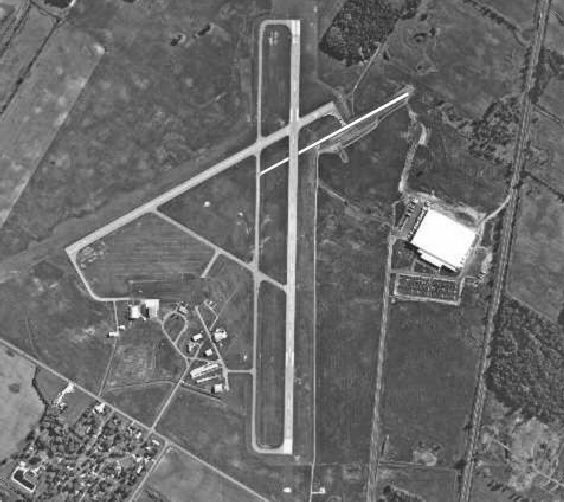
#> input picture Data/Fig1034a.tif, 564 x 502 px, found by its file name
$ jupyter execute 'Leçon_7_Demo_hough.ipynb'   (shell and % lines are left out)
#> lines starting #> are read from the running program, lines starting #| are printed output that depends on the picture; after the words box and inside, x2 and y2 are one past the last pixel; in counts of white or black regions, pixels touching at a corner belong together
<a target="_blank" href="https://colab.research.google.com/github/evaalonsoortiz/ELE8812-demos/blob/main/Demos/Lesson%207/Le%C3%A7on_7_Demo_hough.ipynb">

</a>

# ELE8812 - Segmentation

## Démo :  Transformée de Hough

### Référence: DIP 4e édition, Chapitre 10, « Global Processing Using the Hough Transform » p.737

Dans ce démo, la transformée de Hough sera utilisée pour détecter les 2 pistes d’atterrissage d’une image aérienne d’aéroport. La transformée de Hough est une approche globale de détection de formes. Dans ce démo elle sera utilisée pour extraire des lignes droites. La première étape consiste à obtenir une image binaire contenant les contours (valeur de 1) de l’image en utilisant une méthode de détection comme l’algorithme de Canny (voir Leçon_7_Demo_canny). Ensuite, une courbe d’équation  x cos $\theta$ + y cos $\theta$ = $\rho$ est obtenue pour chaque pixel (x,y) de contour. Cette courbe correspond à toutes les lignes droites pouvant passer par ce pixel. Un point dans le plan $\theta$-$\rho$ est associé à une droite dans l’image. Le plan $\theta$-$\rho$ est ensuite discrétisé et la valeur de chaque combinaison ($\theta$,$\rho$) correspond au nombre de courbes passant par ce point. Les points avec les plus grandes valeurs correspondent aux plus grandes lignes droites de l’image.

[cell 1]
import numpy as np
import matplotlib.pyplot as plt
import scipy.io
from skimage.feature import canny
import math
from skimage.transform import hough_line, hough_line_peaks
import cv2
from PIL import Image

from ipywidgets import interact, interactive, fixed, interact_manual
import ipywidgets as widgets

# Option d'affichage
plt.rcParams['figure.figsize'] = (25,10)
plt.rcParams['axes.linewidth'] = 3
plt.rcParams['axes.titlesize'] = 15
plt.rcParams['axes.titlepad'] = 15
plt.rcParams['xtick.labelsize'] = 12
plt.rcParams['ytick.labelsize'] = 12

[cell 2]
im = plt.imread('Repo/Data/Fig1034a.tif')
#> im is the input picture: shape (502, 564); min 19, max 255, mean 106.4
plt.imshow(im, cmap='gray'); plt.title('Image Originale'); plt.axis('off'); plt.show();

## Algorithme de Canny, sigma = 2

L’algorithme de Canny est d’abord appliqué avec `sigma` = 2 pour détecter les pixels faisant partie des contours. Une image binaire est obtenue.

[cell 3]
sigma = 2

[cell 4]
# Canny detection :
# BW = binary image of contour
BW = canny(im, sigma=sigma, low_threshold=None, high_threshold=None)
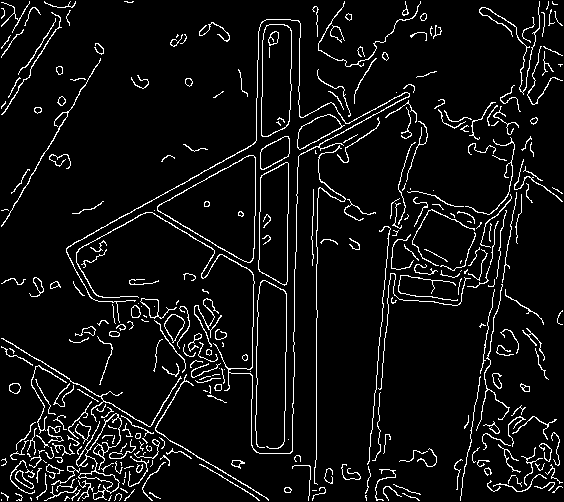
#> BW: shape (502, 564) bool; 6.6% white in thin lines or dots
plt.imshow(BW, cmap='gray'); plt.title('Détection de contours, méthode de Canny, \u03C3 = '+str(sigma)); plt.axis('off'); plt.show();

## Transformée de Hough 1

La transformée de Hough est effectuée (`skimage.transform.hough_line`) et les 2 points où passent le plus de courbes sont extraits (`skimage.transform.hough_line_peaks`). Ces 2 points ont un angle proche de 0. On peut donc s’attendre à ce que les droites correspondantes soient des droites presque parfaitement verticales.

[cell 5]
# h : hough transofrm matrix
# theta: theta
# d : rho
tested_angles = np.linspace(-np.pi / 2, np.pi / 2, 180, endpoint=False)
h, theta, d = hough_line(BW, theta=tested_angles)
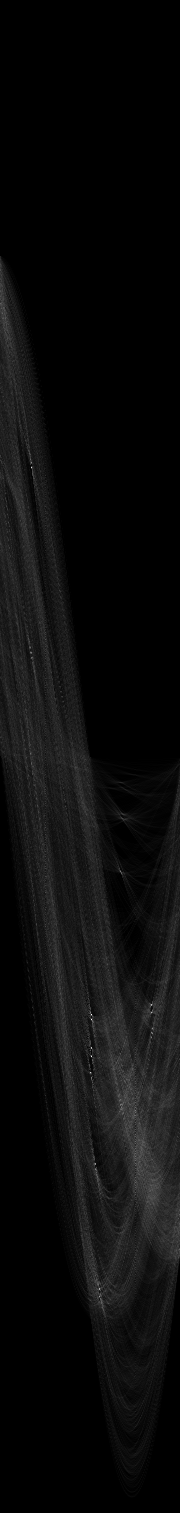
#> h: shape (1513, 180) uint64; min 0, max 270, mean 12.3; drawn with min black and max white
#> theta = 180 values from -1.57 to 1.55; d = 1513 values from -756 to 756

# Find peaks in Hough transform
Npics = 2
bestH, bestTheta, bestD = hough_line_peaks(h, theta, d, num_peaks=Npics, threshold=np.ceil(0.3*np.max(h)).astype(int))
#> bestH = [270, 262]; bestTheta = [0.0175, 0.0175]; bestD = [258, 300]
angle = bestTheta * (180/np.pi)
#> angle = [1, 1]

# plot hough
angle_step = 0.5 * np.diff(theta).mean()
#> angle_step = 0.00873
d_step = 0.5 * np.diff(d).mean()
#> d_step = 0.5
bounds = [np.rad2deg(theta[0] - angle_step),
          np.rad2deg(theta[-1] + angle_step),
          d[-1] + d_step, d[0] - d_step]
#> bounds = [-90.5, 89.5, 756.5, -756.5]
plt.imshow(np.log(1+h)[:,:], extent=bounds, cmap=plt.cm.bone, aspect=1/10)
# plot peaks
plt.plot(angle,bestD, "or")
plt.title('Hough transform and high peaks', fontsize=15)
plt.xlabel('Angle (degree)')
plt.ylabel('Distance (pixel)')
plt.show()
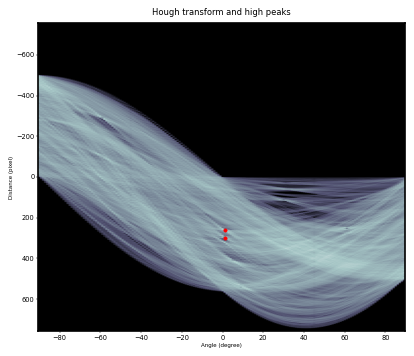
#> figure drawn by matplotlib, 1 panel

Les droites extraites correspondent à une des 2 pistes d’atterrissage ainsi qu’à une route plus étroite parallèle à cette dernière. À noter que cette route est plus longue que l’autre piste d’atterrissage.

[cell 6]
# Plot lines corresponding to high peaks
plt.imshow(im, cmap='gray')

position = []
slope = []

for _, angle, dist in zip(*hough_line_peaks(h, theta, d, num_peaks=Npics, threshold=np.ceil(0.3*np.max(h)).astype(int))):
    (x0, y0) = dist * np.array([np.cos(angle), np.sin(angle)])
    position.append((x0,y0))
    slope.append(np.tan(angle + np.pi/2))
    plt.axline((x0, y0), slope=np.tan(angle + np.pi/2),lw=5,c='r')
    plt.axis('off')
#> this loop made 2 passes
#> (angle, dist, x0, y0) on passes 1 to 2: (0.0175, 258, 258, 4.5), (0.0175, 300, 300, 5.24)
#> after the loop, position = [(258, 4.5), (300, 5.24)]; slope = [-57.29, -57.29]
plt.title("Detection of the main lines")
plt.show()
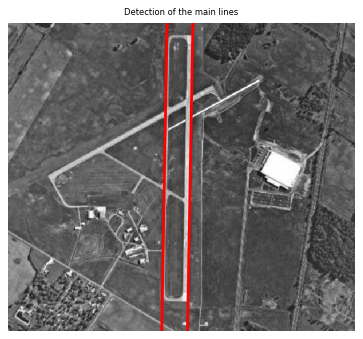
#> figure drawn by matplotlib, 1 panel

## Algorithme de Canny, sigma = 4

Avec un `sigma` = 4, l’algorithme de Canny détecte moins de contours. Les contours de la route étroite précédemment identifiée sont moins bien détectés. Or, les contours des 2 pistes d’atterrissage sont encore assez bien détectés.

[cell 7]
sigma=4

[cell 8]
# Canny detection :
# BW = binary image of contour
BW = canny(im, sigma=sigma, low_threshold=None, high_threshold=None)
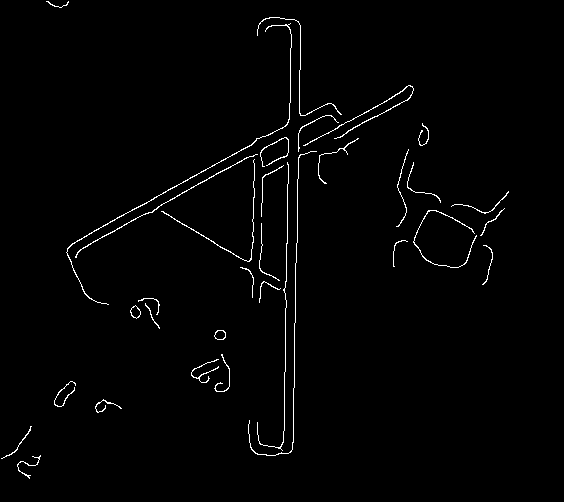
#> BW: shape (502, 564) bool; 1.4% white in thin lines or dots, all inside (x1, y1, x2, y2) = (1, 1, 509, 479)
plt.imshow(BW, cmap='gray'); plt.title('Détection de contours, méthode de Canny, \u03C3 = '+str(sigma)); plt.axis('off'); plt.show();

## Transformée de Hough 2

Puisque moins de pixels ont été identifiés comme étant des contours, la transformée de Hough contient moins de courbes dans le plan $\theta$-$\rho$. Un nouveau point est identifé à +- 60 degrés. Ce point correspond à l’autre piste d’atterrissage.

[cell 9]
# h : hough transofrm matrix
# theta: theta
# d : rho
tested_angles = np.linspace(-np.pi / 2, np.pi / 2, 180, endpoint=False)
#> tested_angles = 180 values from -1.57 to 1.55
h, theta, d = hough_line(BW, theta=tested_angles)
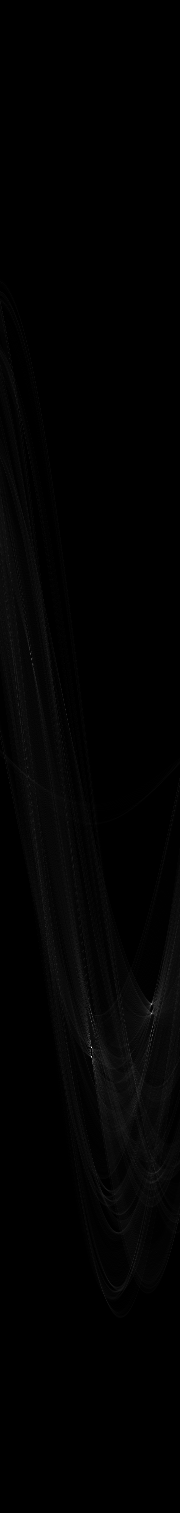
#> h: shape (1513, 180) uint64; min 0, max 278, mean 2.7; drawn with min black and max white

# Find peaks in Hough transform
Npics = 2
bestH, bestTheta, bestD = hough_line_peaks(h, theta, d, num_peaks=Npics, threshold=np.ceil(0.3*np.max(h)).astype(int))
#> bestH = [278, 192]; bestTheta = [0.0175, 1.06]; bestD = [291, 257]
angle = bestTheta * (180/np.pi)
#> angle = [1, 61]

# plot hough
angle_step = 0.5 * np.diff(theta).mean()
d_step = 0.5 * np.diff(d).mean()
bounds = [np.rad2deg(theta[0] - angle_step),
          np.rad2deg(theta[-1] + angle_step),
          d[-1] + d_step, d[0] - d_step]
plt.imshow(np.log(1+h)[:,:], extent=bounds, cmap=plt.cm.bone, aspect=1/10)
# plot peaks
plt.plot(angle,bestD, "or")
plt.title('Hough transform and high peaks', fontsize=15)
plt.xlabel('Angle (degree)')
plt.ylabel('Distance (pixel)')
plt.show()
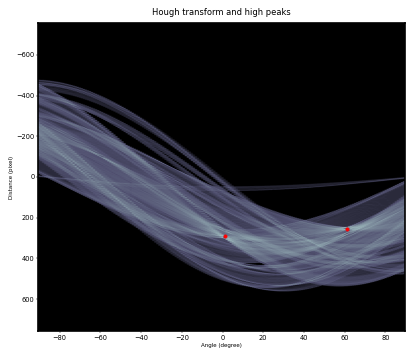
#> figure drawn by matplotlib, 1 panel

[cell 10]
# Plot lines corresponding to high peaks
plt.imshow(im, cmap='gray')

position = []
slope = []

for _, angle, dist in zip(*hough_line_peaks(h, theta, d, num_peaks=Npics, threshold=np.ceil(0.3*np.max(h)).astype(int))):
    (x0, y0) = dist * np.array([np.cos(angle), np.sin(angle)])
    position.append((x0,y0))
    slope.append(np.tan(angle + np.pi/2))
    plt.axline((x0, y0), slope=np.tan(angle + np.pi/2),lw=5,c='r')
    plt.axis('off')
#> this loop made 2 passes
#> (angle, dist, x0, y0) on passes 1 to 2: (0.0175, 291, 291, 5.08), (1.06, 257, 124.6, 224.8)
#> after the loop, position = [(291, 5.08), (124.6, 224.8)]; slope = [-57.29, -0.554]
plt.title("Detection of the main lines")
plt.show()
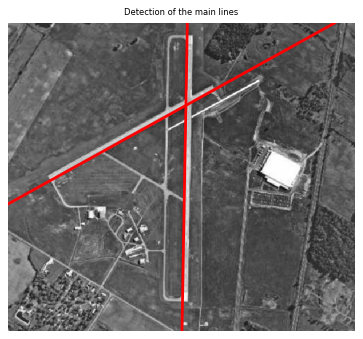
#> figure drawn by matplotlib, 1 panel
